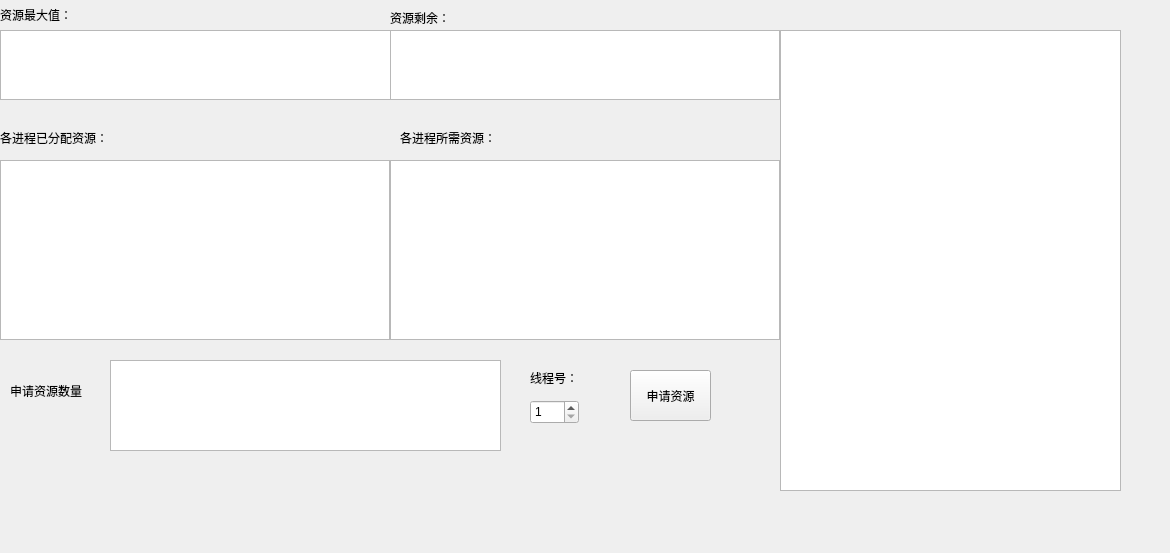
<?xml version="1.0" encoding="UTF-8"?>
<ui version="4.0">
 <class>Form</class>
 <widget class="QWidget" name="Form">
  <property name="geometry">
   <rect>
    <x>0</x>
    <y>0</y>
    <width>1170</width>
    <height>553</height>
   </rect>
  </property>
  <property name="windowTitle">
   <string>资源视图</string>
  </property>
  <widget class="QTableWidget" name="tableWidget">
   <property name="geometry">
    <rect>
     <x>0</x>
     <y>30</y>
     <width>391</width>
     <height>70</height>
    </rect>
   </property>
  </widget>
  <widget class="QTableWidget" name="tableWidget_3">
   <property name="geometry">
    <rect>
     <x>0</x>
     <y>160</y>
     <width>390</width>
     <height>180</height>
    </rect>
   </property>
  </widget>
  <widget class="QTableWidget" name="tableWidget_4">
   <property name="geometry">
    <rect>
     <x>390</x>
     <y>160</y>
     <width>390</width>
     <height>180</height>
    </rect>
   </property>
  </widget>
  <widget class="QLabel" name="label">
   <property name="geometry">
    <rect>
     <x>0</x>
     <y>0</y>
     <width>81</width>
     <height>30</height>
    </rect>
   </property>
   <property name="text">
    <string>资源最大值：</string>
   </property>
  </widget>
  <widget class="QLabel" name="label_2">
   <property name="geometry">
    <rect>
     <x>0</x>
     <y>130</y>
     <width>131</width>
     <height>16</height>
    </rect>
   </property>
   <property name="text">
    <string>各进程已分配资源：</string>
   </property>
  </widget>
  <widget class="QLabel" name="label_3">
   <property name="geometry">
    <rect>
     <x>400</x>
     <y>130</y>
     <width>131</width>
     <height>16</height>
    </rect>
   </property>
   <property name="text">
    <string>各进程所需资源：</string>
   </property>
  </widget>
  <widget class="QLabel" name="label_4">
   <property name="geometry">
    <rect>
     <x>390</x>
     <y>10</y>
     <width>141</width>
     <height>16</height>
    </rect>
   </property>
   <property name="text">
    <string>资源剩余：</string>
   </property>
  </widget>
  <widget class="QTableWidget" name="tableWidget_2">
   <property name="geometry">
    <rect>
     <x>390</x>
     <y>30</y>
     <width>390</width>
     <height>70</height>
    </rect>
   </property>
  </widget>
  <widget class="QPushButton" name="pushButton">
   <property name="geometry">
    <rect>
     <x>630</x>
     <y>370</y>
     <width>81</width>
     <height>51</height>
    </rect>
   </property>
   <property name="text">
    <string>申请资源</string>
   </property>
  </widget>
  <widget class="QSpinBox" name="spinBox">
   <property name="geometry">
    <rect>
     <x>530</x>
     <y>400</y>
     <width>49</width>
     <height>24</height>
    </rect>
   </property>
   <property name="minimum">
    <number>1</number>
   </property>
  </widget>
  <widget class="QLabel" name="label_5">
   <property name="geometry">
    <rect>
     <x>530</x>
     <y>370</y>
     <width>72</width>
     <height>15</height>
    </rect>
   </property>
   <property name="text">
    <string>线程号：</string>
   </property>
  </widget>
  <widget class="QTableWidget" name="tableWidget_5">
   <property name="geometry">
    <rect>
     <x>110</x>
     <y>360</y>
     <width>391</width>
     <height>91</height>
    </rect>
   </property>
  </widget>
  <widget class="QLabel" name="label_6">
   <property name="geometry">
    <rect>
     <x>10</x>
     <y>370</y>
     <width>91</width>
     <height>41</height>
    </rect>
   </property>
   <property name="text">
    <string>申请资源数量</string>
   </property>
  </widget>
  <widget class="QTextBrowser" name="textBrowser">
   <property name="geometry">
    <rect>
     <x>780</x>
     <y>30</y>
     <width>341</width>
     <height>461</height>
    </rect>
   </property>
  </widget>
 </widget>
 <resources/>
 <connections/>
</ui>
